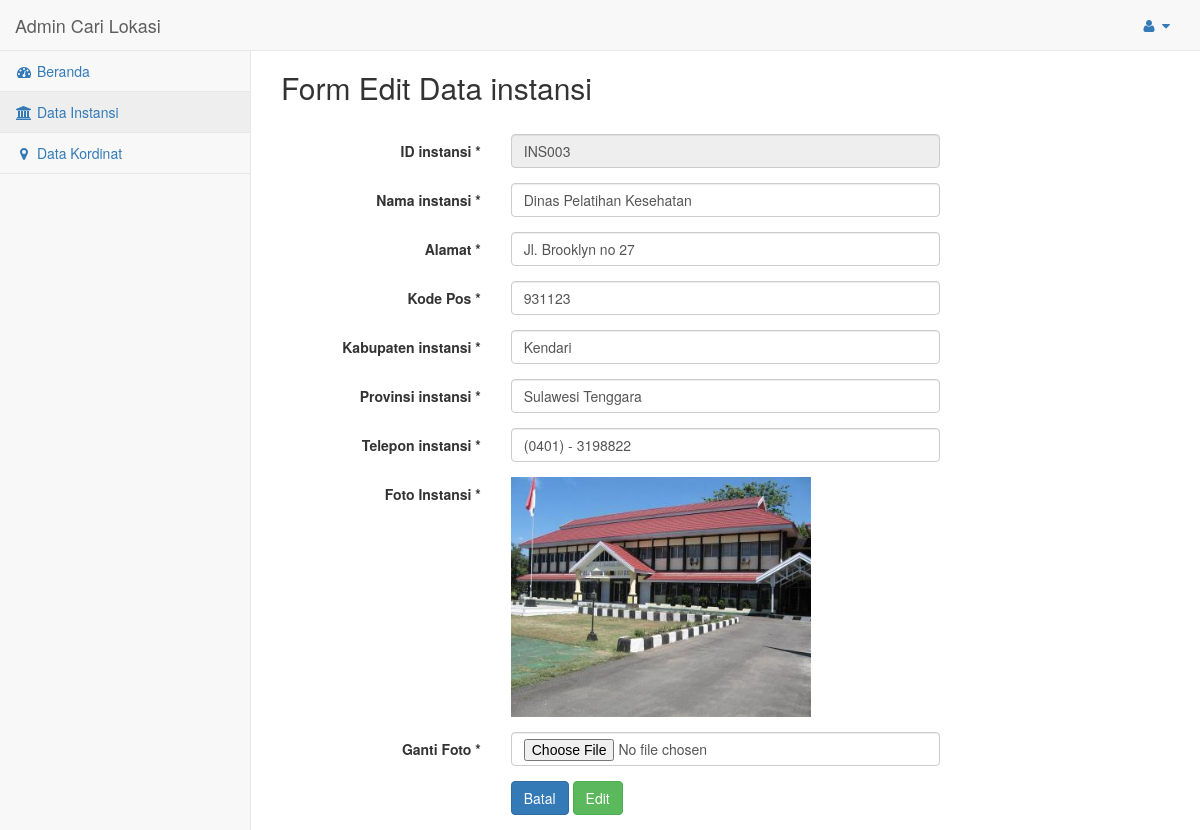
/admin/media.php?module=instansi&act=edit&id=INS003 (signed in), run on the app's committed database.
### tables this page shows
CREATE TABLE IF NOT EXISTS `tabel_instansi` (
  `id_instansi` varchar(6) NOT NULL,
  `nm_instansi` varchar(50) NOT NULL,
  `alamat_instansi` varchar(50) NOT NULL,
  `kodepos` int(5) NOT NULL,
  `kab_instansi` varchar(50) NOT NULL,
  `prop_instansi` varchar(50) NOT NULL,
  `telpon` varchar(20) NOT NULL,
  `foto` varchar(200) NOT NULL
);

### admin/modul/instansi/instansi.php (the view, shortened to what this page needs)
<?php
$aksi="modul/instansi/aksi_instansi.php";
switch($_GET[act]){
	case "edit":
	$ambil=mysql_query("select id_instansi, nm_instansi, alamat_instansi, kodepos, kab_instansi, prop_instansi, telpon, foto from tabel_instansi where id_instansi='$_GET[id]'");
	$t=mysql_fetch_array($ambil);
	echo "
	<div class='row'>
                        <div class='col-md-12 col-sm-12 col-xs-12'>
                            <div class='x_panel'>
                                <div class='x_title'>
                                    <h2>Form Edit Data instansi</h2>
                                </div>
                                <div class='x_content'>
                                    <br />
                                    <form action='$aksi?module=instansi&act=edit' method='post' id='demo-form2' data-parsley-validate enctype='multipart/form-data' class='form-horizontal form-label-left'>
                                        <div class='form-group'>
                                            <label class='control-label col-md-3 col-sm-3 col-xs-12' for='first-name'>ID instansi <span class='required'>*</span>
                                            </label>
                                            <div class='col-md-6 col-sm-6 col-xs-12'>
                                                <input type='text' id='first-name' name='id' required='required' class='form-control col-md-7 col-xs-12' value='$t[id_instansi]' readonly>
                                            </div>
                                        </div>
                                        <div class='form-group'>
                                            <label class='control-label col-md-3 col-sm-3 col-xs-12' for='last-name'>Nama instansi <span class='required'>*</span>
                                            </label>
                                            <div class='col-md-6 col-sm-6 col-xs-12'>
                                                <input type='text' id='last-name' name='nama' value='$t[nm_instansi]' required='required' class='form-control col-md-7 col-xs-12'>
                                            </div>
                                        </div>
                                       <div class='form-group'>
                                            <label class='control-label col-md-3 col-sm-3 col-xs-12' for='last-name'>Alamat <span class='required'>*</span>
                                            </label>
                                            <div class='col-md-6 col-sm-6 col-xs-12'>
                                                <input type='text' id='last-name' name='alamat' value='$t[alamat_instansi]' required='required' class='form-control col-md-7 col-xs-12'>
                                            </div>
                                        </div>
										<div class='form-group'>
                                            <label class='control-label col-md-3 col-sm-3 col-xs-12' for='last-name'>Kode Pos <span class='required'>*</span>
                                            </label>
                                            <div class='col-md-6 col-sm-6 col-xs-12'>
                                                <input type='text' id='last-name' name='kode' value='$t[kodepos]' required='required' class='form-control col-md-7 col-xs-12'>
                                            </div>
                                        </div>
										<div class='form-group'>
                                            <label class='control-label col-md-3 col-sm-3 col-xs-12' for='last-name'>Kabupaten instansi <span class='required'>*</span>
                                            </label>
                                            <div class='col-md-6 col-sm-6 col-xs-12'>
                                                <input type='text' id='last-name' name='kab' value='$t[kab_instansi]' required='required' class='form-control col-md-7 col-xs-12'>
                                            </div>
                                        </div>
										<div class='form-group'>
                                            <label class='control-label col-md-3 col-sm-3 col-xs-12' for='last-name'>Provinsi instansi <span class='required'>*</span>
                                            </label>
                                            <div class='col-md-6 col-sm-6 col-xs-12'>
                                                <input type='text' id='last-name' name='prov' value='$t[prop_instansi]' required='required' class='form-control col-md-7 col-xs-12'>
                                            </div>
                                        </div>
										<div class='form-group'>
                                            <label class='control-label col-md-3 col-sm-3 col-xs-12' for='last-name'>Telepon instansi <span class='required'>*</span>
                                            </label>
                                            <div class='col-md-6 col-sm-6 col-xs-12'>
                                                <input type='text' id='last-name' name='telp' value='$t[telpon]' required='required' class='form-control col-md-7 col-xs-12'>
                                            </div>
                                        </div>
										<div class='form-group'>
                                            <label class='control-label col-md-3 col-sm-3 col-xs-12' for='last-name'>Foto Instansi <span class='required'>*</span>
                                            </label>
                                            <div class='col-md-6 col-sm-6 col-xs-12'>";
											if($t[foto]==""){
												echo "<img src='image_instansi/no.jpg' width='300' height='240' />";
											} else {
											echo "<img src='image_instansi/medium_$t[foto]' width='300' height='240' />";
											}
                                                echo"
                                            </div>
                                        </div>
										<div class='form-group'>
                                            <label class='control-label col-md-3 col-sm-3 col-xs-12' for='last-name'>Ganti Foto <span class='required'>*</span>
                                            </label>
                                            <div class='col-md-6 col-sm-6 col-xs-12'>
                                                <input type='file' id='last-name' name='fupload' placeholder='Image File' required='required' class='form-control col-md-7 col-xs-12'>
                                            </div>
                                        </div>
                                        <div class='ln_solid'></div>
                                        <div class='form-group'>
                                            <div class='col-md-6 col-sm-6 col-xs-12 col-md-offset-3'>
                                                <button type='reset' class='btn btn-primary' onclick=self.history.back()>Batal</button>
                                                <button type='submit' class='btn btn-success'>Edit</button>
                                            </div>
                                        </div>
                                    </form>
                                </div>
                            </div>
                        </div>
                   </div>
	";
	break;
}
?>

### data on the page
tabel_instansi: id "INS003", nama "Dinas Pelatihan Kesehatan", alamat "Jl. Brooklyn no 27", kode "931123", kab "Kendari", prov "Sulawesi Tenggara", telp "(0401) - 3198822", foto (picture)
